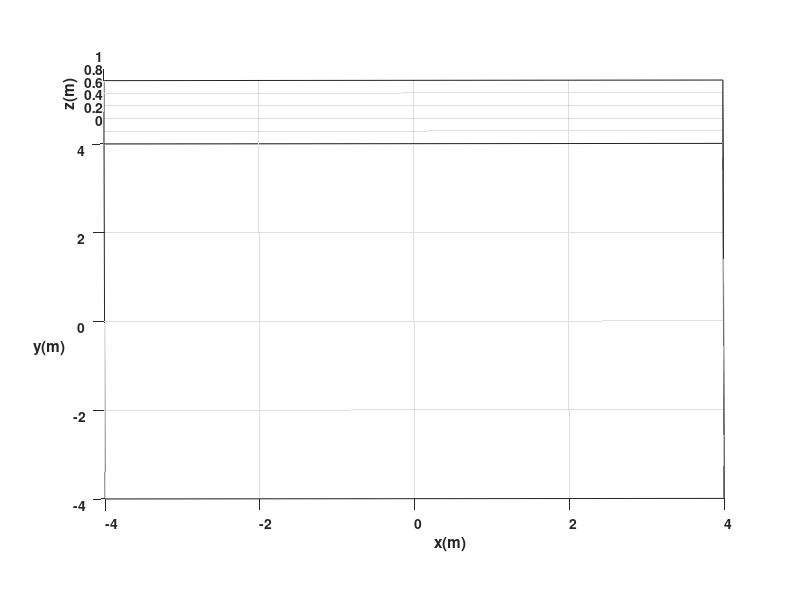

Source code (MATLAB): (Note: this script raises an error after producing the figure.)
clear all
close all
clc

%%%%%%%%%%%%%%%%%%%%%%%%% TIEMPO %%%%%%%%%%%%%%%%%%%%%%%%%%%%%%%%%%%%%%
tf=49.6;             % Tiempo de simulación en segundos (s)
ts=0.1;            % Tiempo de muestreo en segundos (s)
t=0:ts:tf;         % Vector de tiempo
N= length(t);      % Muestras


%%%%%%%%%%%%%%%%%%% CONDICIONES INICIALES %%%%%%%%%%%%%%%%%%%%%%%%%%%%%%%
%Inicializamos las variables que se van a emplear
x1= zeros (1, N+1);       % Posición (X) en el centro del eje que une las ruedas en metros (m)
y1= zeros (1, N+1);       % Posición (Y) en el centro del eje que une las ruedas en metros (m)
phi= zeros (1, N+1);      % Orientación del robot en radiaanes (rad)

%Damos valores a nuestro punto inicial de posición y orientación
x1(1)=0;  %Posición inicial eje x
y1(1)=0;  %Posición inicial eje y
phi(1)=0; %Orientación inicial del robot 

%%%%%%%%%%%%%%%%%%%%% PUNTO DE CONTROL %%%%%%%%%%%%%%%%%%%%%%%%%%%%%%%%%%%
%Inicializamos el punto de control 
hx= zeros (1, N+1);       % Posición en el eje (X) del punto de control en metros (m)
hy= zeros (1, N+1);       % Posición en el eje (Y) del punto de control en metros (m)

%Igualamos el punto de control con las proyecciones X1 y Y1 por su
%coincidencia
hx(1)= x1(1);       % Posición del punto de control en el eje (X) metros (m)
hy(1)= y1(1);       % Posición del punto de control en el eje (Y) metros (m)

%%%%%%%%%%%%%%%%%%%%%% VELOCIDADES DE REFERENCIA %%%%%%%%%%%%%%%%%%%%%%%%%%

v = [0*ones(1,10)      1*ones(1,30)    0*ones(1,10)     1*ones(1,35)     0*ones(1,10)       1*ones(1,30)   0*ones(1,10)      1*ones(1,35)    0*ones(1,10)      1*ones(1,41)     0*ones(1,10)        1*ones(1,65)     0*ones(1,10)       1*ones(1,30)   0*ones(1,10)         1*ones(1,15)   0*ones(1,10)      1*ones(1,25)   0*ones(1,10)    1*ones(1,25)   0*ones(1,10)         1*ones(1,15)   0*ones(1,10)      1*ones(1,31)]; % Velocidad lineal de referencia (m/s)
w = [-pi/2*ones(1,10)   0*ones(1,30)   pi/2*ones(1,10)  0*ones(1,35)    pi/2*ones(1,10)     0*ones(1,30)   -pi/2*ones(1,10)  0*ones(1,35)   -3*pi/4*ones(1,10)  0*ones(1,41)    3*pi/4*ones(1,10)   0*ones(1,65)     -pi*ones(1,10)     0*ones(1,30)   -pi/2*ones(1,10)     0*ones(1,15)   -pi/2*ones(1,10)  0*ones(1,25)   -pi*ones(1,10)  0*ones(1,25)   -pi/2*ones(1,10)     0*ones(1,15)   -pi/2*ones(1,10)  0*ones(1,31)]; % Velocidad angular de referencia (m/s)

%%%%%%%%%%%%%%%%%%%%%%%%% BUCLE DE SIMULACION %%%%%%%%%%%%%%%%%%%%%%%%%%%%%%%%

for k=1:N 
    
    %Aplico la integral a la velocidad angular para obtener el angulo "phi" de la orientación
    phi(k+1)=phi(k)+w(k)*ts; % Integral numérica (método de Euler)
           
   %%%%%%%%%%%%%%%%%%%%% MODELO CINEMATICO %%%%%%%%%%%%%%%%%%%%%%%%%
    
    xp1=v(k)*cos(phi(k)); 
    yp1=v(k)*sin(phi(k));
 
    %Aplico la integral a la velocidad lineal para obtener las cordenadas
    %"x1" y "y1" de la posición
    x1(k+1)=x1(k)+ ts*xp1; % Integral numérica (método de Euler)
    y1(k+1)=y1(k)+ ts*yp1; % Integral numérica (método de Euler)

    % Posicion del robot con respecto al punto de control
    hx(k+1)=x1(k+1); 
    hy(k+1)=y1(k+1);

end



%%%%%%%%%%%%%%%%%%%%%%%%%%%%% SIMULACION VIRTUAL 3D %%%%%%%%%%%%%%%%%%%%%%%%%%%%

% a) Configuracion de escena

scene=figure;  % Crear figura (Escena)
set(scene,'Color','white'); % Color del fondo de la escena
set(gca,'FontWeight','bold') ;% Negrilla en los ejes y etiquetas
sizeScreen=get(0,'ScreenSize'); % Retorna el tamaño de la pantalla del computador
set(scene,'position',sizeScreen); % Configurar tamaño de la figura
camlight('headlight'); % Luz para la escena
axis equal; % Establece la relación de aspecto para que las unidades de datos sean las mismas en todas las direcciones.
grid on; % Mostrar líneas de cuadrícula en los ejes
box on; % Mostrar contorno de ejes
xlabel('x(m)'); ylabel('y(m)'); zlabel('z(m)'); % Etiqueta de los eje

view([-0.1 35]); % Orientacion de la figura
axis([-4 4 -4 4 0 1]); % Ingresar limites minimos y maximos en los ejes x y z [minX maxX minY maxY minZ maxZ]

% b) Graficar robots en la posicion inicial
scale = 4;
MobileRobot;
H1=MobilePlot(x1(1),y1(1),phi(1),scale);hold on;

% c) Graficar Trayectorias
H2=plot3(hx(1),hy(1),0,'r','lineWidth',2);

% d) Bucle de simulacion de movimiento del robot

step=1; % pasos para simulacion

for k=1:step:N

    delete(H1);    
    delete(H2);
    
    H1=MobilePlot(x1(k),y1(k),phi(k),scale);
    H2=plot3(hx(1:k),hy(1:k),zeros(1,k),'r','lineWidth',2);
    
    pause(ts);

end
